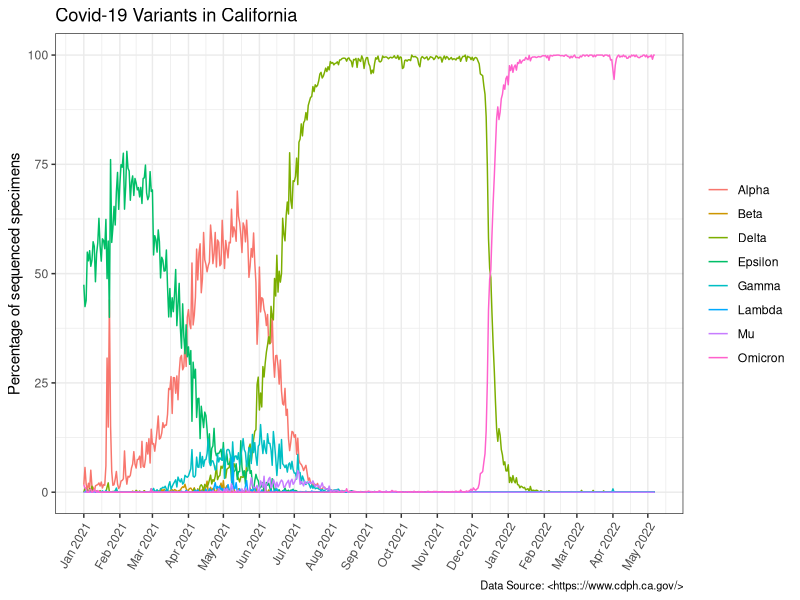

R code for this plot:
## ---- chunk 1
knitr::opts_chunk$set(echo = TRUE)
## ---- chunk 2
library(ggplot2)
library(lubridate)
library(dplyr)
## ---- chunk 3
covid <- read.csv("covid19_variants.csv")
## ---- chunk 4
covid$date <- ymd(covid$date)
## ---- chunk 5
covid.trim <- covid %>% 
  filter(variant_name != "Other" , variant_name != "Total")
## ---- chunk 6
covid.trim %>% 
  ggplot(aes(x = date, y = percentage, color = variant_name))+
  geom_line()+
  theme_bw()+
  labs(title = "Covid-19 Variants in California", x = NULL, y = "Percentage of sequenced specimens", caption = "Data Source: <https:://www.cdph.ca.gov/>")+
  scale_x_date(date_breaks = "1 month", date_labels = "%b %Y") +
  theme(axis.text.x = element_text(angle = 60, hjust = 1), legend.title = element_blank(), plot.caption = element_text(size = 8))
